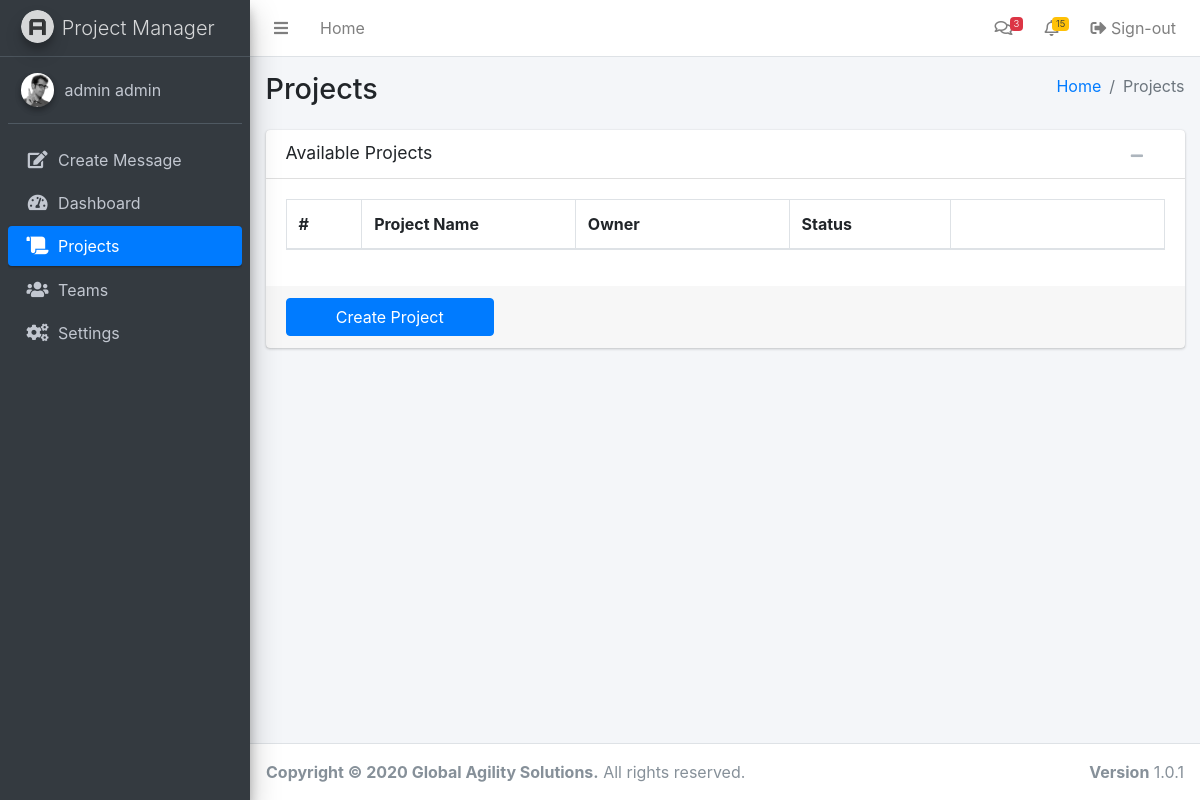
The page /myprojects.php (signed in) on the database as committed earlier.
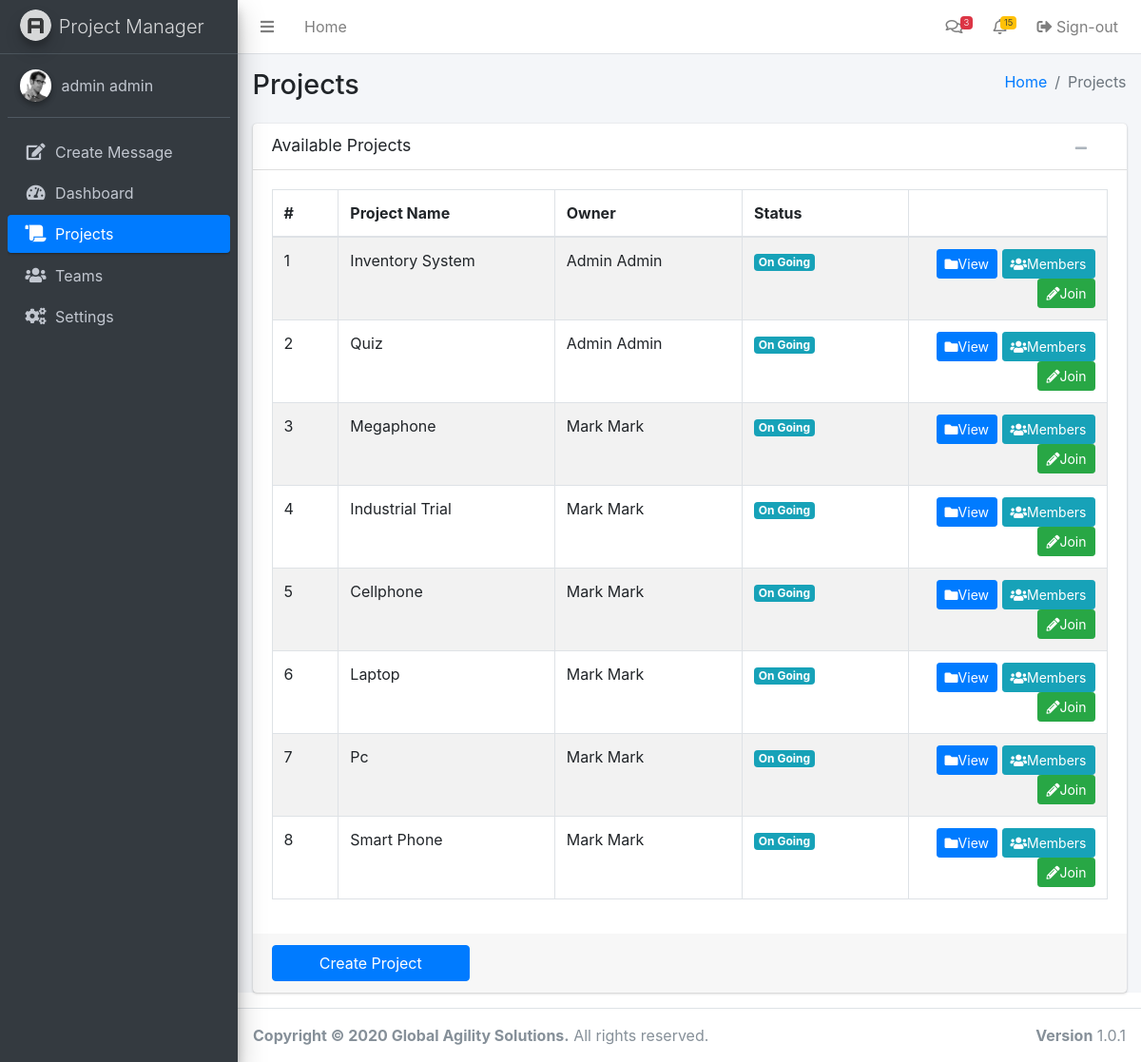
The same page on the database as committed later.
### tables this page shows
CREATE TABLE `users` (
  `id` int(200) NOT NULL,
  `email` varchar(255) NOT NULL,
  `password` varchar(255) NOT NULL,
  `firstname` varchar(255) NOT NULL,
  `lastname` varchar(255) NOT NULL,
  `lastlogin` timestamp(6) NULL DEFAULT NULL
);

CREATE TABLE `project` (
  `id` bigint(255) NOT NULL,
  `name` varchar(100) DEFAULT NULL,
  `description` varchar(255) NOT NULL,
  `location` varchar(255) NOT NULL,
  `datestart` varchar(255) NOT NULL,
  `dateend` varchar(255) NOT NULL,
  `status` enum('on going','finished','cancellled','') NOT NULL,
  `owner` int(255) NOT NULL,
  `timestamp` timestamp(6) NOT NULL DEFAULT current_timestamp(6)
);

### includes/session.php (called while the page is built, shortened)
<?php
	include 'includes/conn.php';;
	if(isset($_SESSION['users'])){
		$query = $conn -> prepare("SELECT * FROM users WHERE id = ? ");
		$query -> bind_param("s", $variable);
		$query -> execute();
		$result = $query->get_result();
		$user = mysqli_fetch_assoc($result);
	}
	else{
		header('location: login.php');
		exit();
	}
?>

### myprojects.php (the view, shortened to what this page needs)
<?php
  include 'includes/session.php';
  include 'includes/header.php';
  $current = "projects";
?>
<body class="hold-transition sidebar-mini">
<div class="wrapper">
  <?php include 'includes/navbar.php'; ?>
  <div class="content-wrapper">
    <section class="content-header">
      <div class="container-fluid">
        <div class="row mb-2">
          <div class="col-sm-6">
            <h1>Projects</h1>
          </div>
          <div class="col-sm-6">
            <ol class="breadcrumb float-sm-right">
              <li class="breadcrumb-item"><a href="#">Home</a></li>
              <li class="breadcrumb-item active">Projects</li>
            </ol>
          </div>
        </div>
      </div>
    </section>
    <section class="content">
      <div class="container-fluid">
        <div class="card card-default">
          <div class="card-header">
            <h3 class="card-title">Available Projects</h3>
            <div class="card-tools">
              <button type="button" class="btn btn-tool" data-card-widget="collapse"><i class="fas fa-minus"></i></button>
              <button type="button" class="btn btn-tool" data-card-widget="remove"><i class="fas fa-remove"></i></button>
            </div>
          </div>
          <div class="card-body">
            <div class="row">
              <div class="col-md-12">
                <table class="table table-bordered table-striped display">
                  <thead>
                  <tr>
                    <th width="20">#</th>
                    <th width="100">Project Name</th>
                    <th width="100">Owner</th>
                    <th width="50">Status</th>
                    <th width="100"></th>
                  </tr>
                  </thead>
                  <tbody>
                  <?php
                    $allprojects = mysqli_query($conn, "SELECT *, project.id as projID from project join users on project.owner = users.id");
                    while($row = mysqli_fetch_assoc($allprojects)) {
                      if ($row['status'] == 'on going'){
                        $color ='info';
                      } elseif($row['status'] == 'finished') {
                        $color ='success';
                      } else {
                        $color ='danger';
                      }
                    ?>
                      <tr>
                        <td><?php echo ucwords($row['projID']); ?></td>
                        <td><?php echo ucwords($row['name']); ?></td>
                        <td><?php echo ucwords($row['firstname']); ?> <?php echo ucwords($row['lastname']); ?></td>
                        <td><span class="badge bg-<?php echo $color; ?>"><?php echo ucwords($row['status']); ?></span></td>
                    <td class="project-actions text-right">
                      <a class="btn btn-primary btn-sm" href='projectinfo.php?id=<?php echo $row['projID']; ?>'><i class="fas fa-folder"></i>View
                      </a>
                      <a class="btn btn-info btn-sm" href='viewmembers.php?id=<?php echo $row['projID']; ?>'><i class="fas fa-users"></i>Members
                        </a>
                      <a class="btn btn-success btn-sm" href="#"><i class="fas fa-pencil-alt"></i>Join
                      </a>
                    </td>
                  </tr>
                <?php } ?>
                  </tbody>
                </table>
              </div>
            </div>
          </div>
          <div class="card-footer">
            <div class="row">
              <div class="col-3">
              <a href="createproject.php"><button type="button" class="btn btn-block btn-primary">Create Project</button></a>
              </div>
            </div>
          </div>
        </div>
      </div>
    </section>
  </div>
  <?php include 'includes/footer.php'; ?>
</div>
</body>
</html>

### includes/header.php (shortened to what this page needs)
<!DOCTYPE html>
<html>
<head>
  <link rel="stylesheet" href="plugins/fontawesome-free/css/all.min.css">
  <link rel="stylesheet" href="plugins/tempusdominus-bootstrap-4/css/tempusdominus-bootstrap-4.min.css">
  <link rel="stylesheet" href="plugins/icheck-bootstrap/icheck-bootstrap.min.css">
  <link rel="stylesheet" href="plugins/jqvmap/jqvmap.min.css">
  <link rel="stylesheet" href="dist/css/adminlte.min.css">
  <link rel="stylesheet" href="plugins/overlayScrollbars/css/OverlayScrollbars.min.css">
  <link rel="stylesheet" href="plugins/daterangepicker/daterangepicker.css">
  <link rel="stylesheet" href="plugins/summernote/summernote-bs4.css">
  <link rel="stylesheet" href="plugins/datatables-bs4/css/dataTables.bootstrap4.css">
  <link rel="stylesheet" href="dist/css/adminlte.min.css">
  <link rel="stylesheet" href="plugins/toastr/toastr.min.css">
  <link rel="stylesheet" href="plugins/select2/css/select2.min.css">
  <link rel="stylesheet" href="plugins/select2-bootstrap4-theme/select2-bootstrap4.min.css">
  <link rel="stylesheet" href="../../plugins/overlayScrollbars/css/OverlayScrollbars.min.css">
</head>

### includes/navbar.php (shortened to what this page needs)
<nav class="main-header navbar navbar-expand navbar-white navbar-light">
  <ul class="navbar-nav">
    <li class="nav-item">
      <a class="nav-link" data-widget="pushmenu" href="#" role="button"><i class="fas fa-bars"></i></a>
    </li>
    <li class="nav-item d-none d-sm-inline-block <?php if($current == 'dashboard') {echo 'active';} ?>">
      <a href="index.php" class="nav-link">Home</a>
    </li>
  </ul>
  <ul class="navbar-nav ml-auto">
    <li class="nav-item dropdown">
      <a class="nav-link" data-toggle="dropdown" href="#">
        <i class="far fa-comments"></i>
        <span class="badge badge-danger navbar-badge">3</span>
      </a>
    </li>
    <li class="nav-item dropdown">
      <a class="nav-link" data-toggle="dropdown" href="#">
        <span class="badge badge-warning navbar-badge">15</span>
      </a>
    </li>
    <li class="nav-item">
      <a class="nav-link" href="logout.php"><i class="nav-icon fas fa-sign-out-alt"></i> Sign-out</a>
    </li>
  </ul>
</nav>
<aside class="main-sidebar sidebar-dark-primary elevation-4">
  <a href="index3.html" class="brand-link">
    <img src="dist/img/AdminLTELogo.png" alt="AdminLTE Logo" class="brand-image img-circle elevation-3"
         style="opacity: .8">
    <span class="brand-text font-weight-light">Project Manager</span>
  </a>
  <div class="sidebar">
    <div class="user-panel mt-3 pb-3 mb-3 d-flex">
      <div class="image">
        <img src="dist/img/user2-160x160.jpg" class="img-circle elevation-2" alt="User Image">
      </div>
      <div class="info">
        <a href="index.php" class="d-block"><?php echo $user['firstname']. ' '.$user['lastname']; ?></a>
      </div>
    </div>
    <nav class="mt-2">
        <ul class="nav nav-pills nav-sidebar flex-column" data-widget="treeview" role="menu" data-accordion="false">
        <li class="nav-item">
          <a href="#" class="nav-link" data-toggle="modal" data-target="#message">
            <i class="nav-icon fas fa-edit"></i>
            <p>
              Create Message
            </p>
          </a>
        </li>
        <?php if($current != 'messages') {?>
        <li class="nav-item">
          <a href="index.php" class="nav-link <?php if($current == 'dashboard') {echo 'active';} ?>">
            <i class="nav-icon fas fa-tachometer-alt"></i>
            <p>
              Dashboard
            </p>
          </a>
        </li>
        <li class="nav-item">
          <a href="projects.php" class="nav-link <?php if($current == 'projects') {echo 'active';} ?>">
            <i class="nav-icon fas fa-scroll"></i>
            <p>
              Projects
            </p>
          </a>
        </li>
        <li class="nav-item">
          <a href="teams.php" class="nav-link <?php if($current == 'teams') {echo 'active';} ?>">
            <i class="nav-icon fas fa-users"></i>
            <p>
              Teams
            </p>
          </a>
        </li>
        <li class="nav-item">
          <a href="settings.php" class="nav-link <?php if($current == 'settings') {echo 'active';} ?>">
            <i class="nav-icon fas fa-cogs"></i>
            <p>
              Settings
            </p>
          </a>
        </li>
      <?php } else {?>
         <?php
          $sql = mysqli_query($conn, "SELECT * from contacts");
          while ($row = mysqli_fetch_array($sql)) {
        ?>
        <li class="nav-item">
          <div class="user-panel mt-3 pb-3 mb-3 d-flex">
            <div class="image">
              <img src="dist/img/<?php echo $row['image'];?>" class="img-circle">
            </div>
            <div class="info">
              <a href='messages.php?id=<?php echo $row['id']; ?>' class="d-block"><?php echo ucwords($row['name']);?></i></a>
            </div>
          </div>
        </li>
      <?php } }?>
      </ul>
    </nav>
  </div>
</aside>

### includes/footer.php
<footer class="main-footer">
  <div class="float-right d-none d-sm-block">
    <b>Version</b> 1.0.1
  </div>
  <strong>Copyright &copy; 2020 Global Agility Solutions</a>.</strong> All rights
  reserved.
</footer>

### includes/header.php (style rules this page uses)
p, h1, h2, h3, h4, h5, h6, label, td, dt, dd, li, span, tr { user-select: none; -webkit-user-select: none; -khtml-user-select: none; -moz-user-select: none; -ms-user-select: none; }

Rows that differ between the two databases and show on the page:
added project: id "1", name "Inventory System", users.firstname "Admin", users.lastname "Admin", status "On Going"
added project: id "2", name "Quiz", users.firstname "Admin", users.lastname "Admin", status "On Going"
added project: id "3", name "Megaphone", users.firstname "Mark", users.lastname "Mark", status "On Going"
added project: id "4", name "Industrial Trial", users.firstname "Mark", users.lastname "Mark", status "On Going"
added project: id "5", name "Cellphone", users.firstname "Mark", users.lastname "Mark", status "On Going"
added project: id "6", name "Laptop", users.firstname "Mark", users.lastname "Mark", status "On Going"
added project: id "7", name "Pc", users.firstname "Mark", users.lastname "Mark", status "On Going"
added project: id "8", name "Smart Phone", users.firstname "Mark", users.lastname "Mark", status "On Going"
